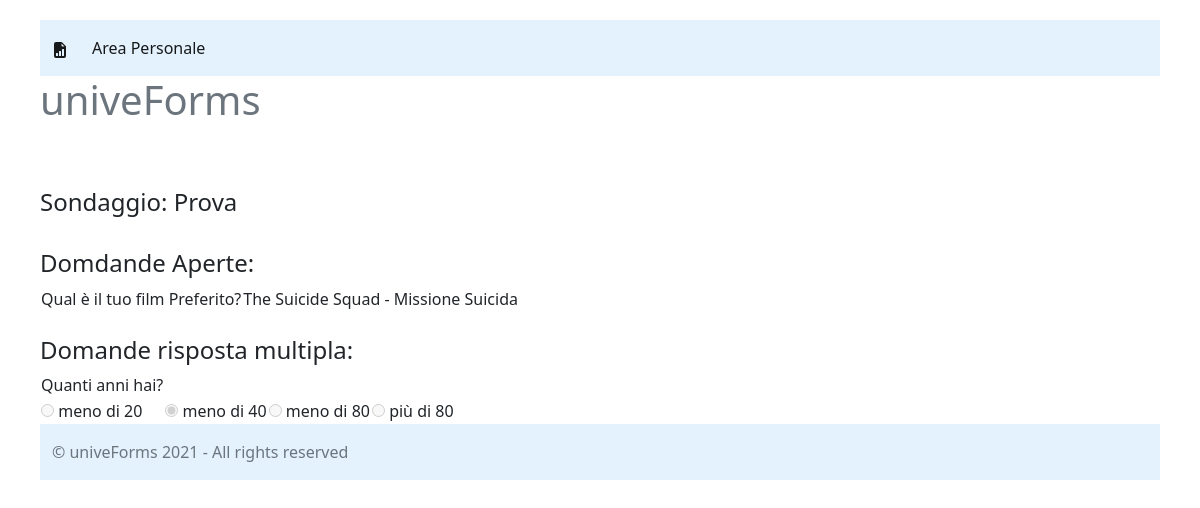
/survey_page/1 (signed in), run on the app's committed database.
### gendb.py (models this page shows, shortened)
class Survey(Base):
    __tablename__ = 'Surveys'
    id = Column(String, primary_key=True)
    title = Column(String)
    user_id = Column(String, ForeignKey(User.id))
    isactive = Column(Boolean)
    maker = relationship(User, back_populates='published_surveys') #qui viene sfruttata la Foreign Key
    recipients = relationship(User, secondary=recipients_shared_surveys, back_populates='shared_surveys')
    respondents = relationship(User, secondary=users_surveys, back_populates='completed_surveys')

class Question(Base):
    __tablename__ = 'Questions'
    id = Column(String, primary_key=True)
    text = Column(String)
    survey_id = Column(String, ForeignKey(Survey.id))
    type = Column(String) # Multiple - Open
    survey = relationship(Survey, back_populates='questions') #qui viene sfruttata la Foreign Key

class Answer(Base):
    __tablename__ = 'Answers'
    id = Column(String, primary_key=True)
    question_id = Column(String, ForeignKey(Question.id))
    answer = Column(String)
    user_id = Column(String, ForeignKey(User.id))
    question = relationship(Question, back_populates='answers') #qui viene sfruttata la Foreign Key
    user = relationship(User, back_populates='answers') #qui viene sfruttata la Foreign Key

class Multiple_choice_question(Base):
    __tablename__ = 'Multiple_choice_questions'
    id = Column(String, ForeignKey(Question.id), primary_key=True)
    option_a = Column(String)
    option_b = Column(String)
    option_c = Column(String)
    option_d = Column(String)
    question = relationship(Question,uselist=False)

### main.py (the view)
@app.route('/survey_page/<survey_id>', methods=['GET', 'POST'])
def show_survey(survey_id):
    Session = sessionmaker(bind=engine)  # creazione della factory
    session = Session()
    Open_Q = []
    Multiple_Q = []
    survey = session.query(Survey).filter_by(id=survey_id).first()
    questions = session.query(Question).filter_by(survey_id=survey_id)
    for q in questions:
        if q.type == 'Open':
            Open_Q.append(q)
        else:
            answers = session.query(
                Multiple_choice_question).filter_by(id=q.id).first()
            Multiple_Q.append([q, answers])
    respondent = session.query(User).filter(User.id == current_user.id).filter(
        User.completed_surveys.any(id=survey_id)).count() == 0
    if int(current_user.id) == int(survey.user_id):
        return render_template('SurveyReportPage.html', title=survey.title)
    elif respondent:
        return render_template('SurveyCompilationPage.html', title=survey.title, Open_Q=Open_Q,
                               Multiple_Q=Multiple_Q)
    else:
        Open_Q_A = []
        Multiple_Q_A = []
        for q in Open_Q:
            answer = session.query(Answer).filter_by(
                question_id=q.id).filter_by(user_id=current_user.id).first()
            Open_Q_A.append([q, answer])
        for q in Multiple_Q:
            answer = session.query(Answer).filter_by(
                question_id=q[0].id).filter_by(user_id=current_user.id).first()
            Multiple_Q_A.append([q, answer])
        return render_template('SurveyViewingPage.html', title=survey.title, Open_Q_A=Open_Q_A,
                               Multiple_Q_A=Multiple_Q_A)

### main.py (called while the page is built)
@login_manager.user_loader  # attenzione a questo
def load_user(user_id):
    Session = sessionmaker(bind=engine)  # creazione della factory
    session = Session()
    user = session.query(User).filter_by(id=user_id).first()
    return user

### templates/SurveyViewingPage.html (shortened to what this page needs)
<!DOCTYPE html>
<html lang="it">
<head>
    <link href="https://cdn.jsdelivr.net/npm/bootstrap@5.1.0/dist/css/bootstrap.min.css" rel="stylesheet"
>
    <link href="../static/sl.css" rel="stylesheet">
</head>
<body>
  <nav class="navbar navbar-expand-lg navbar-light" style="background-color: #e3f2fd;">
    <div class="container-fluid">
      <a class="navbar-brand" href="#">
      </a>
      <div class="collapse navbar-collapse" id="navbarNav">
        <ul class="navbar-nav">
            <li class="nav-item">
                <a class="nav-link active" aria-current="page" href="http://localhost:5000">
                    Area Personale</a>
            </li>
        </ul>
      </div>
    </div>
  </nav>
    <div class="jumbotron">
        <h1 class="text-muted">univeForms</h1>
    </div>
    <br>
    <br>
    <h4>Sondaggio: {{title}}</h4>
    <br>
    <h4>Domdande Aperte:</h4>
        <table>
            {% for q in Open_Q_A %}
                <tr>
                    <td>{{q[0].text}}</td>
                    <td>{{q[1].answer}}</td>
                </tr>
            {% endfor %}
        </table>
        <br>
        <h4>Domande risposta multipla:</h4>
        <table>
            {% for m in Multiple_Q_A %}
                <tr>
                    <td>{{m[0][0].text}}</td>
                </tr>
                <tr>
                    <td>
                    {% if m[1].answer == 'A'%}
                        <input type="radio" disabled="disabled" checked="checked">
                    {% else %}
                        <input type="radio" disabled="disabled">
                    {% endif %}
                        <label for="A">{{m[0][1].option_a}}</label></td>
                    <td>
                    {% if m[1].answer == 'B'%}
                        <input type="radio" disabled="disabled" checked="checked">
                    {% else %}
                        <input type="radio" disabled="disabled">
                    {% endif %}
                        <label for="B">{{m[0][1].option_b}}</label></td>
                    <td>
                    {% if m[1].answer == 'C'%}
                        <input type="radio" disabled="disabled" checked="checked">
                    {% else %}
                        <input type="radio" disabled="disabled">
                    {% endif %}
                        <label for="C">{{m[0][1].option_c}}</label></td>
                    <td>
                    {% if m[1].answer == 'D'%}
                        <input type="radio" disabled="disabled" checked="checked">
                    {% else %}
                        <input type="radio" disabled="disabled">
                    {% endif %}
                        <label for="D">{{m[0][1].option_d}}</label></td>
                </tr>
            {% endfor %}
        </table>
    <footer class="footer mt-auto py-3" style="background-color: #e3f2fd;">
        <div class="container">
            <span class="text-muted">&copy; univeForms 2021 - All rights reserved</span>
        </div>
    </footer>
</body>
</html>

### static/sl.css (style rules this page uses)
body { padding-left: 40px; padding-bottom: 20px; padding-top: 20px; padding-right: 40px; }

### data on the page
Survey: title "Prova"
Question: text "Qual è il tuo film Preferito?", answer "The Suicide Squad - Missione Suicida"
Answer: text "Quanti anni hai?", option_a "meno di 20", option_b "meno di 40", option_c "meno di 80", option_d "più di 80"
